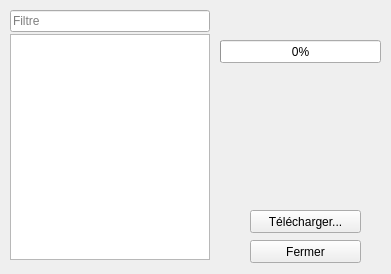
<?xml version="1.0" encoding="UTF-8"?>
<ui version="4.0">
 <class>TelechargementOptions</class>
 <widget class="QMainWindow" name="TelechargementOptions">
  <property name="geometry">
   <rect>
    <x>0</x>
    <y>0</y>
    <width>391</width>
    <height>274</height>
   </rect>
  </property>
  <property name="minimumSize">
   <size>
    <width>391</width>
    <height>274</height>
   </size>
  </property>
  <property name="maximumSize">
   <size>
    <width>391</width>
    <height>274</height>
   </size>
  </property>
  <property name="windowTitle">
   <string/>
  </property>
  <widget class="QWidget" name="centralwidget">
   <widget class="QListWidget" name="listeFichiers">
    <property name="geometry">
     <rect>
      <x>10</x>
      <y>34</y>
      <width>200</width>
      <height>226</height>
     </rect>
    </property>
    <property name="font">
     <font/>
    </property>
    <property name="mouseTracking">
     <bool>true</bool>
    </property>
    <property name="horizontalScrollBarPolicy">
     <enum>Qt::ScrollBarAlwaysOff</enum>
    </property>
   </widget>
   <widget class="QPushButton" name="telecharger">
    <property name="geometry">
     <rect>
      <x>250</x>
      <y>210</y>
      <width>111</width>
      <height>23</height>
     </rect>
    </property>
    <property name="font">
     <font/>
    </property>
    <property name="text">
     <string>Télécharger...</string>
    </property>
   </widget>
   <widget class="QPushButton" name="fermer">
    <property name="geometry">
     <rect>
      <x>250</x>
      <y>240</y>
      <width>111</width>
      <height>23</height>
     </rect>
    </property>
    <property name="font">
     <font/>
    </property>
    <property name="text">
     <string>Fermer</string>
    </property>
   </widget>
   <widget class="QProgressBar" name="barreProgression">
    <property name="geometry">
     <rect>
      <x>220</x>
      <y>40</y>
      <width>161</width>
      <height>23</height>
     </rect>
    </property>
    <property name="font">
     <font/>
    </property>
    <property name="value">
     <number>0</number>
    </property>
    <property name="alignment">
     <set>Qt::AlignCenter</set>
    </property>
    <property name="format">
     <string notr="true">%p%</string>
    </property>
   </widget>
   <widget class="QLineEdit" name="filtreFichiers">
    <property name="geometry">
     <rect>
      <x>10</x>
      <y>10</y>
      <width>200</width>
      <height>22</height>
     </rect>
    </property>
    <property name="inputMask">
     <string notr="true"/>
    </property>
    <property name="text">
     <string notr="true"/>
    </property>
    <property name="placeholderText">
     <string>Filtre</string>
    </property>
    <property name="clearButtonEnabled">
     <bool>true</bool>
    </property>
   </widget>
  </widget>
 </widget>
 <resources/>
 <connections/>
</ui>
